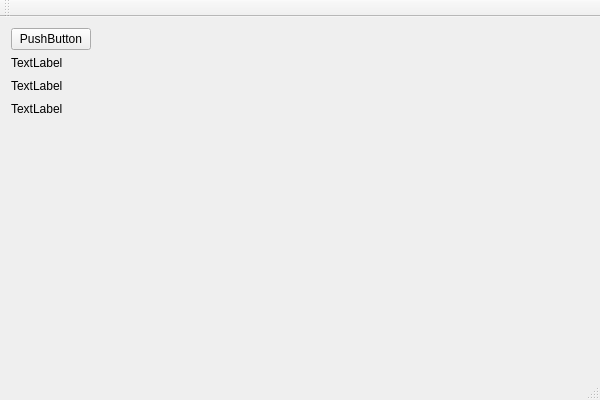
<?xml version="1.0" encoding="UTF-8"?>
<ui version="4.0">
 <class>MainWindowClass</class>
 <widget class="QMainWindow" name="MainWindowClass">
  <property name="geometry">
   <rect>
    <x>0</x>
    <y>0</y>
    <width>600</width>
    <height>400</height>
   </rect>
  </property>
  <property name="windowTitle">
   <string>MainWindow</string>
  </property>
  <widget class="QWidget" name="centralWidget">
   <layout class="QGridLayout" name="gridLayout">
    <item row="1" column="0">
     <widget class="QLabel" name="cpuLoadLabel">
      <property name="text">
       <string>TextLabel</string>
      </property>
     </widget>
    </item>
    <item row="0" column="0">
     <widget class="QPushButton" name="refreshButton">
      <property name="text">
       <string>PushButton</string>
      </property>
     </widget>
    </item>
    <item row="4" column="0">
     <spacer name="verticalSpacer">
      <property name="orientation">
       <enum>Qt::Orientation::Vertical</enum>
      </property>
      <property name="sizeHint" stdset="0">
       <size>
        <width>20</width>
        <height>40</height>
       </size>
      </property>
     </spacer>
    </item>
    <item row="2" column="0">
     <widget class="QLabel" name="memoryLabel">
      <property name="text">
       <string>TextLabel</string>
      </property>
     </widget>
    </item>
    <item row="2" column="1">
     <spacer name="horizontalSpacer">
      <property name="orientation">
       <enum>Qt::Orientation::Horizontal</enum>
      </property>
      <property name="sizeHint" stdset="0">
       <size>
        <width>40</width>
        <height>20</height>
       </size>
      </property>
     </spacer>
    </item>
    <item row="3" column="0">
     <widget class="QLabel" name="nameProcessorLabel">
      <property name="text">
       <string>TextLabel</string>
      </property>
     </widget>
    </item>
   </layout>
  </widget>
  <widget class="QMenuBar" name="menuBar">
   <property name="geometry">
    <rect>
     <x>0</x>
     <y>0</y>
     <width>600</width>
     <height>21</height>
    </rect>
   </property>
  </widget>
  <widget class="QToolBar" name="mainToolBar">
   <attribute name="toolBarArea">
    <enum>TopToolBarArea</enum>
   </attribute>
   <attribute name="toolBarBreak">
    <bool>false</bool>
   </attribute>
  </widget>
  <widget class="QStatusBar" name="statusBar"/>
 </widget>
 <layoutdefault spacing="6" margin="11"/>
 <resources>
  <include location="MainWindow.qrc"/>
 </resources>
 <connections/>
</ui>
